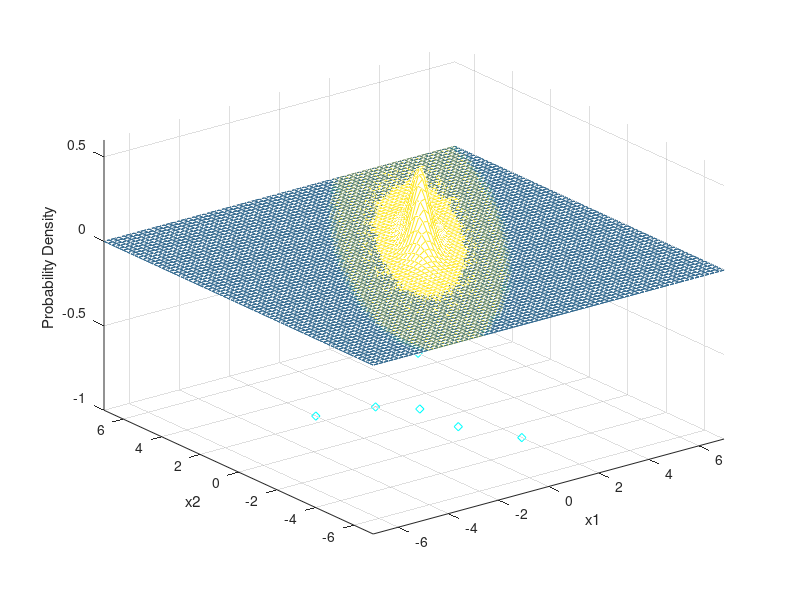

Here is the MATLAB script that generated this plot: (Note: this script raises an error after producing the figure.)
%Author: Naimul Haque 27th Jul, 2018
clear all;
clc;
x1 = -7:.2:7;
x2 = -7:.2:7;
[X1,X2] = meshgrid(x1,x2); 

mu1 = [1 1];
Sigma1 = [.50 .6; .6 1];
F1 = mvnpdf([X1(:) X2(:)],mu1,Sigma1); 
F1 = reshape(F1,length(x2),length(x1));

meshc(X1,X2,F1);

axis([-7 7 -7 7 -1.0 .6])
xlabel('x1'); ylabel('x2'); zlabel('Probability Density');
hold on;

mu2 = [10 10];
Sigma2 = [.25 .0; 0 .25];
F2 = mvnpdf([X1(:) X2(:)],mu2,Sigma2);
F2 = reshape(F2,length(x2),length(x1));

meshc(X1,X2,F2);
axis([-7 7 -7 7 -1.0 .6])
xlabel('x1'); ylabel('x2'); zlabel('Probability Density');

caxis([min(F2(:))-.5*range(F2(:)),max(F2(:))]);

%task 1 and 2
x = [1 1
    1 -1
    4 5
    -2 2.5
    0 2
    2 -3];

g = @(Sigma,mu,n) -log(2*pi)-0.5*log(det(Sigma))-0.5*(x(n,:)'-mu')'*inv(Sigma)*(x(n,:)'-mu')+log(0.5);

for n=1:6
    g1 = g(Sigma1,mu1,n);
    g2 = g(Sigma2,mu2,n);
    
if g1>g2
    plot3(x(n,1),x(n,2),-1.0,'cd');
else
    plot3(x(n,1),x(n,2),-1.0,'ms');
end
end


syms x1 x2;

b = @(Sigma,mu) -log(2*pi) - 0.5*log(det(Sigma)) - 0.5*([x1;x2]-mu')'*(Sigma^-1)*([x1;x2]-mu') + log(0.5);

g1 = b(Sigma1,mu1);
g2 = b(Sigma2,mu2);

g = g1 - g2;
L3=ezplot(g, [ [-10,10], [-10,10] ]);     
